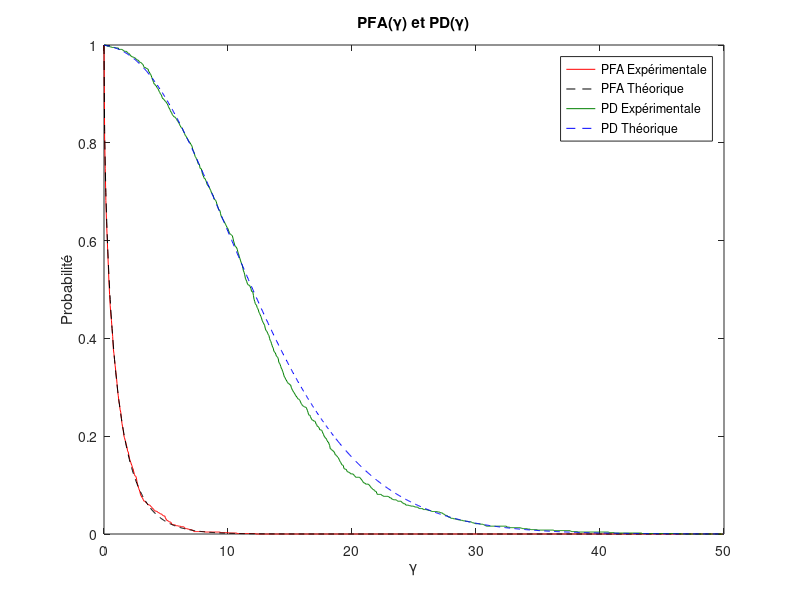
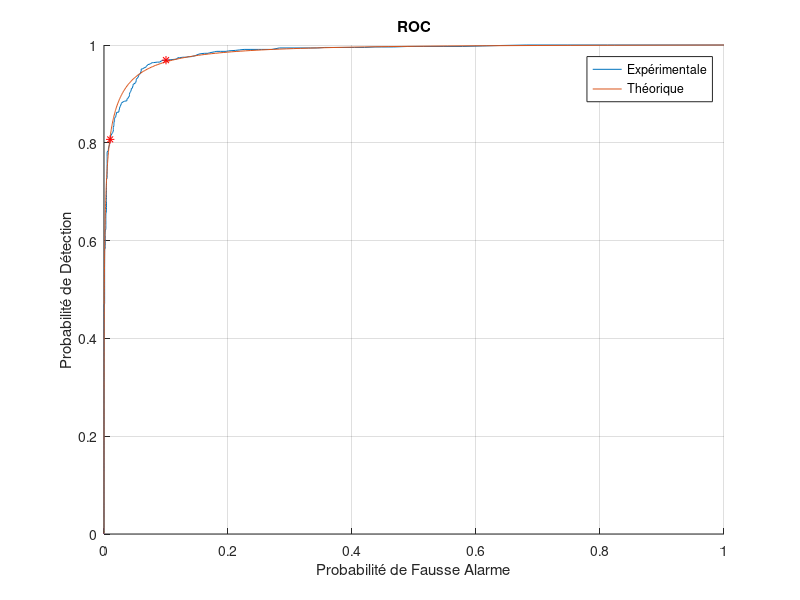

Source code (MATLAB) for these figures, in order: (Note: this script raises an error after producing the figures.)
clear all
close all
clc
% Expressions are
% A_hat = mean(x)
% sigma0^2_hat = mean(xx')
% sigma1^2_hat = mean((x-A_hat)(x-A_hat)')
% lambda = N*A^2/sigma^2
% E(x) = nu + lambda
% var(x) = 2nu + 4lambda

% Generation 
s = 2; %variance
nbp = 150; %N
A = 0.4; %magnitude A
lambda = nbp*A^2/s;
nu = 1;
Kmax = 1000;
PFA = zeros(1,Kmax); %probability of False alarm
PD = zeros(1,Kmax); %probability of detection
miteration = 1000; %iterations
PFA1 = 0.1; PFA2 = 0.01;

for m=1:miteration
    x0 = randn(1,nbp)*sqrt(s); %generation of hypothesis H0
    sigma0_squared_hat = mean(x0*x0');
    sigma1_squared_hat = mean((x0-mean(x0))*(x0-mean(x0))');
    T0 = nbp*log(sigma0_squared_hat/sigma1_squared_hat); %computation of the statistics under H0
    x1 = A + randn(1,nbp)*sqrt(s); %generation of hypothesis H1
    sigma0_squared_hat = mean(x1*x1');
    sigma1_squared_hat = mean((x1-mean(x1))*(x1-mean(x1))');
    T1 = nbp*log(sigma0_squared_hat/sigma1_squared_hat); %computation of the statistics under H1
    T00(m) = T0;
    T11(m) = T1;
    l = 0; %threshold
    step = 0.05; %to optimize if necessary
    for k=1:Kmax
        seuil(k) = l;
        if T0>l PFA(k) = PFA(k)+1;end
        if T1>l PD(k) = PD(k)+1;end
        l = l+step;
    end
end
PFA = PFA/miteration;
PFA_theorique = 1-chi2cdf(seuil,nu);
PD_theorique = 1-ncx2cdf(seuil,nu,lambda);
PD = PD/miteration;
figure
plot(seuil, PFA, 'Color', 'r')
hold on
plot(seuil, PFA_theorique, '--', 'Color', 'k')
plot(seuil, PD, 'Color', [0 0.5 0])
plot(seuil, PD_theorique, '--', 'Color', 'b')
legend('PFA Expérimentale', 'PFA Théorique', 'PD Expérimentale', 'PD Théorique')
xlabel('\gamma')
ylabel('Probabilité')
title('PFA(\gamma) et PD(\gamma)')

figure
axis([0,1.,0,1.])
hold on
plot(PFA,PD)
plot(PFA_theorique, PD_theorique)
grid on
xlabel('Probabilité de Fausse Alarme');
ylabel('Probabilité de Détection');
plot(PFA1,PD(find(PFA==PFA1+min(abs(PFA-PFA1)) | PFA==PFA1-min(abs(PFA-PFA1)),1)),'r*');
plot(PFA2,PD(find(PFA==PFA2+min(abs(PFA-PFA2)) | PFA==PFA2-min(abs(PFA-PFA2)),1)),'r*');
title('ROC')
legend('Expérimentale', 'Théorique')

figure
histogram(T00,50,"Normalization","pdf")
mean_h0 = mean(T00);
var_h0 = var(T00);
hold on
xspan = 0.05:1e-3:max(T00);
plot(xspan,chi2pdf(xspan,nu))
legend("Histogramme", "Courbe théorique")
title("Statistique T(x) sous H_0")

figure
histogram(T11,50,"Normalization","pdf")
mean_h1 = mean(T11);
var_h1 = var(T11);
hold on
xspan = 0.08:1e-3:max(T11);
plot(xspan,ncx2pdf(xspan,nu,lambda))
legend("Histogramme", "Courbe théorique")
title("Statistique T(x) sous H_1")

% Signal processing
load('Ainconnu.mat','x1');
gamma = chi2inv(1-PFA2,mean_h0);
for n=1:length(x1)-nbp
    A_hat = mean(x1(n:n+nbp));
    sigma0_squared_hat = mean(x1(n:n+nbp)*x1(n:n+nbp)');
    sigma1_squared_hat = mean((x1(n:n+nbp)-A_hat)*(x1(n:n+nbp)-A_hat)');
    T(n) = nbp*log(sigma0_squared_hat/sigma1_squared_hat);
    if(T(n)>gamma)
        H(n) = 1;
    else
        H(n) = 0;
    end
end    
    
figure()
subplot(3,1,1);
plot(x1)
title('Signal avec A inconnu')
subplot(3,1,2);
plot(T)
hold on
yline(gamma)
title('Statistiques du signal avec A inconnu')
subplot(3,1,3);
plot(H, 'b', 'LineWidth', 2)
title('Détection avec PFA='+string(PFA2))
